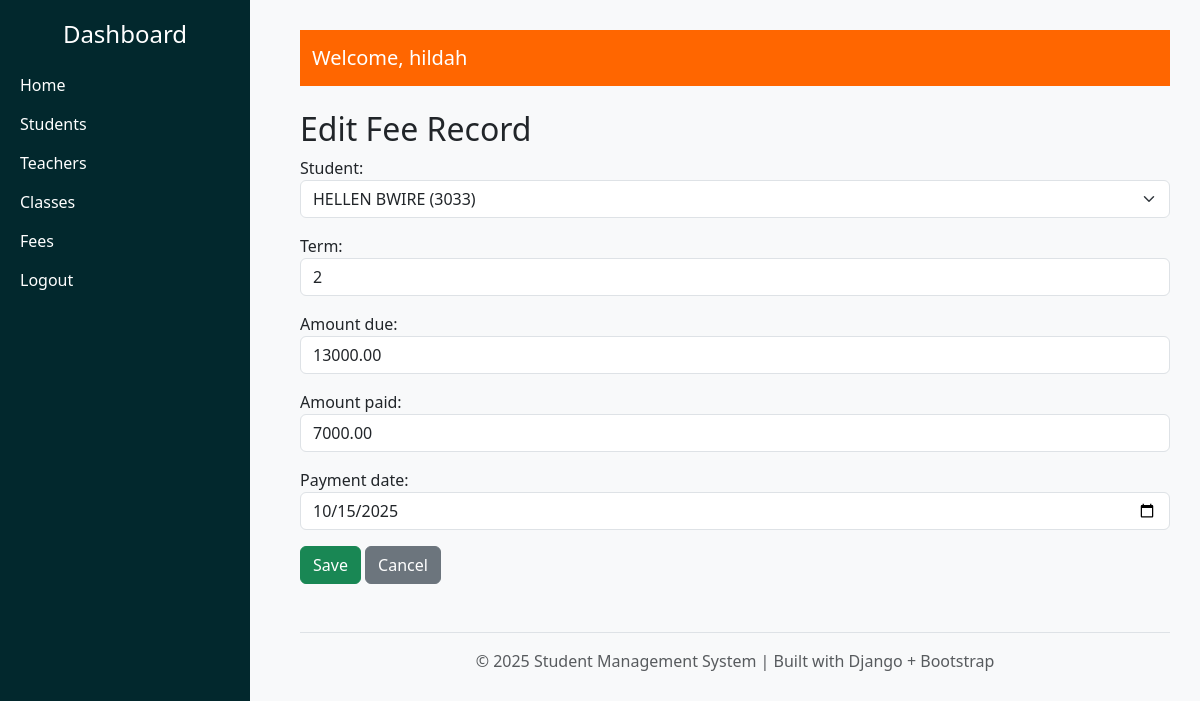
/student/fees/1/edit/ (signed in), run on the app's committed database.
### student/models.py (models this page shows, shortened)
class Fee(models.Model):
    PAYMENT_STATUS_CHOICES = [
        ('Paid', 'Paid'),
        ('Pending', 'Pending'),
        ('Partial', 'Partial'),
    ]
    student = models.ForeignKey(Student, on_delete=models.CASCADE, related_name='fees')
    term = models.CharField(max_length=50)
    amount_due = models.DecimalField(max_digits=10, decimal_places=2)
    amount_paid = models.DecimalField(max_digits=10, decimal_places=2, default=0)
    balance = models.DecimalField(max_digits=10, decimal_places=2, editable=False, default=0)
    payment_status = models.CharField(max_length=10, choices=PAYMENT_STATUS_CHOICES, default='Pending')
    payment_date = models.DateField(null=True, blank=True)
    created_at = models.DateTimeField(auto_now_add=True)

### student/views.py (the view)
# urls.py: path('fees/<int:pk>/edit/', views.fee_update, name='fee_update'),
@login_required(login_url='login')
def fee_update(request, pk):
    fee = get_object_or_404(Fee, pk=pk)
    if request.method == 'POST':
        form = FeeForm(request.POST, instance=fee)
        if form.is_valid():
            form.save()
            messages.success(request, "Fee record updated successfully.")
            return redirect('fee_list')
    else:
        form = FeeForm(instance=fee)
    return render(request, 'student/fee_form.html', {'form': form, 'title': 'Edit Fee Record'})

### student/forms.py
class FeeForm(forms.ModelForm):
    class Meta:
        model = Fee
        fields = ['student', 'term', 'amount_due', 'amount_paid', 'payment_date']
        widgets = {
            'student': forms.Select(attrs={'class': 'form-select'}),
            'term': forms.TextInput(attrs={'class': 'form-control'}),
            'amount_due': forms.NumberInput(attrs={'class': 'form-control'}),
            'amount_paid': forms.NumberInput(attrs={'class': 'form-control'}),
            'payment_date': forms.DateInput(attrs={'type': 'date', 'class': 'form-control'}),
        }

### student/models.py (called while the page is built)
    def __str__(self):
        return f"{self.first_name} {self.last_name} ({self.admission_number})"

### student/templates/student/fee_form.html (shortened to what this page needs)
{% extends 'base.html' %}
{% block content %}
<h2>{{ title }}</h2>
<form method="POST">
  {{ form.as_p }}
  <button type="submit" class="btn btn-success">Save</button>
  <a href="{% url 'fee_list' %}" class="btn btn-secondary">Cancel</a>
</form>
{% endblock %}

### student/templates/base.html (shortened to what this page needs)
<!DOCTYPE html>
<html lang="en">
<head>
  <link rel="stylesheet" href="https://cdn.jsdelivr.net/npm/bootstrap@5.3.0/dist/css/bootstrap.min.css">
</head>
<body>
  <div class="sidebar">
    <h4 class="text-center mb-4">Dashboard</h4>
    <a href="#"> Home</a>
    <a href="{% url 'student_list' %}"> Students</a>
    <a href="{% url 'teacher_list' %}"> Teachers</a>
    <a href="{% url 'class_list' %}"> Classes</a>
    <a href="{% url 'fee_list' %}"> Fees</a>
    <a href="{% url 'logout' %}">Logout</a>
  </div>
  <div class="content">
    <nav class="navbar navbar-expand-lg navbar-dark">
      <div class="container-fluid">
        <a class="navbar-brand" href="#">Welcome, {{ user.username }}</a>
      </div>
    </nav>
    <div class="mt-4">
      {% block content %}{% endblock %}
    </div>
    <footer class="mt-5 text-center text-muted border-top pt-3">
      <p>&copy; {{ year|default:2025 }} Student Management System | Built with Django + Bootstrap</p>
    </footer>
  </div>
</body>
</html>

### student/templates/base.html (style rules this page uses)
body { background-color: #f8f9fa; }
.sidebar { height: 100vh; background-color: #02282D; color: #fff; padding: 20px; position: fixed; width: 250px; }
.sidebar a { color: #fff; text-decoration: none; display: block; margin: 15px 0; font-weight: 500; }
.content { margin-left: 270px; padding: 30px; }
.navbar { background-color: #FF6600 !important; }

### data on the page
Fee: student "HELLEN BWIRE (3033)", term "2", amount_due "13000.00", amount_paid "7000.00", payment_date "10/15/2025"

### other printed values
{{ user.username }} "hildah"
{{ title }} "Edit Fee Record"
{{ year|default:2025 }} "2025"
